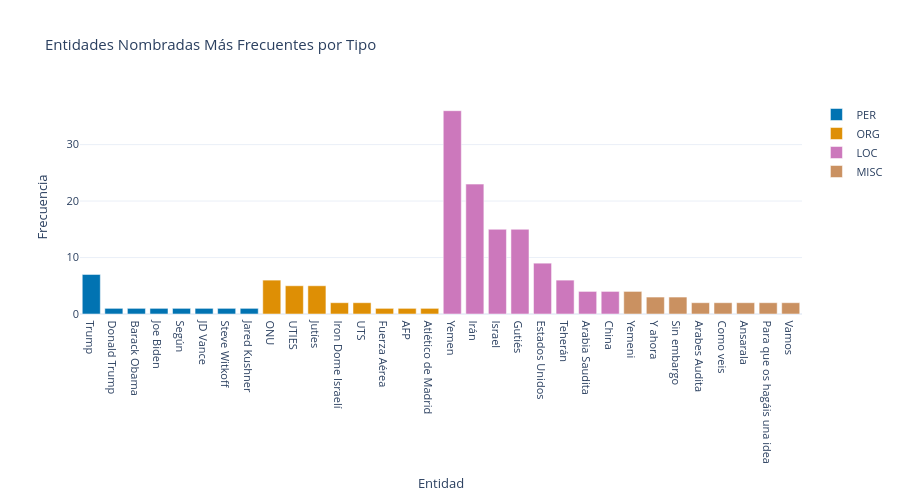

Notebook code for this chart:
### Code cell
fig1 = visualizar_origen(df_corpus)
plt.show()

# Visualización 2: Palabras clave (Lollipop)
palabras_clave = analizador.extraer_palabras_clave(15)
fig2 = visualizar_palabras_clave_lollipop(palabras_clave, top_n=12)
plt.show()

# Visualización 3: Entidades (Plotly)
entidades = analizador.extraer_entidades()
fig3 = visualizar_entidades_plotly(entidades)
fig3.show()

### Figure 1 — Plotly figure (JSON) as saved in the notebook; plotly's stock layout.template omitted (floating-point values rounded to 4 significant figures)
{"data": [{"hovertemplate": "<b>%{x}</b><br>Frecuencia: %{y}<extra></extra>", "marker": {"color": "#0173B2"}, "name": "PER", "type": "bar", "x": ["Trump", "Donald Trump", "Barack Obama", "Joe Biden", "Según", "JD Vance", "Steve Witkoff", "Jared Kushner"], "y": [7, 1, 1, 1, 1, 1, 1, 1]}, {"hovertemplate": "<b>%{x}</b><br>Frecuencia: %{y}<extra></extra>", "marker": {"color": "#DE8F05"}, "name": "ORG", "type": "bar", "x": ["ONU", "UTIES", "Jutíes", "Iron Dome Israelí", "UTS", "Fuerza Aérea", "AFP", "Atlético de Madrid"], "y": [6, 5, 5, 2, 2, 1, 1, 1]}, {"hovertemplate": "<b>%{x}</b><br>Frecuencia: %{y}<extra></extra>", "marker": {"color": "#CC78BC"}, "name": "LOC", "type": "bar", "x": ["Yemen", "Irán", "Israel", "Gutiés", "Estados Unidos", "Teherán", "Arabia Saudita", "China"], "y": [36, 23, 15, 15, 9, 6, 4, 4]}, {"hovertemplate": "<b>%{x}</b><br>Frecuencia: %{y}<extra></extra>", "marker": {"color": "#CA9161"}, "name": "MISC", "type": "bar", "x": ["Yemeni", "Y ahora", "Sin embargo", "Arabes Audita", "Como veis", "Ansarala", "Para que os hagáis una idea", "Vamos"], "y": [4, 3, 3, 2, 2, 2, 2, 2]}], "layout": {"barmode": "group", "font": {"size": 11}, "height": 500, "hovermode": "x unified", "showlegend": true, "title": {"text": "Entidades Nombradas Más Frecuentes por Tipo"}, "xaxis": {"title": {"text": "Entidad"}}, "yaxis": {"title": {"text": "Frecuencia"}}}}
